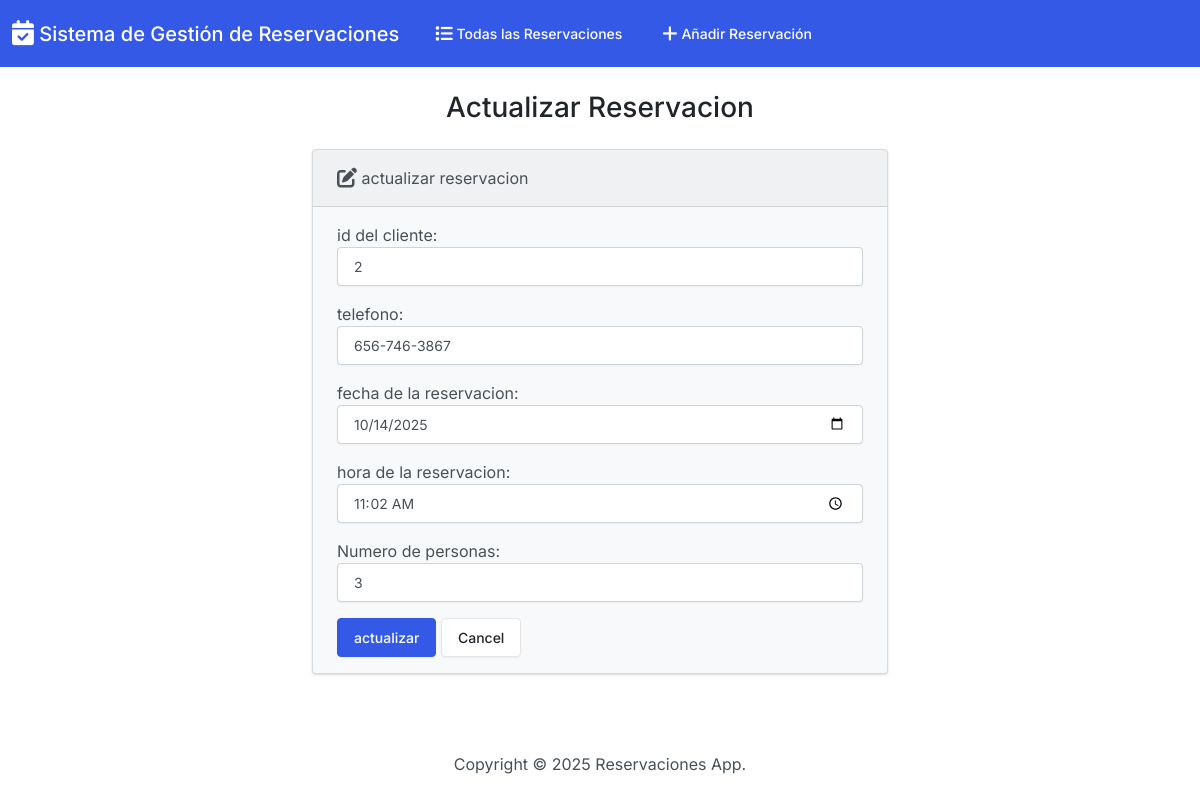
The page /edit/3/ on the database its author committed.
### reservaciones/models.py (models this page shows, shortened)
class reservaciones(models.Model):
    id_cliente = models.IntegerField()
    telefono = models.CharField(max_length=15)
    fecha_reserva = models.DateField()
    hora_reserva = models.TimeField()
    num_personas = models.IntegerField()

### reservaciones/views.py (the view)
# urls.py: path('edit/<int:id>/', views.edit, name='edit'),
def edit(request, id):
  if request.method == 'POST':
    reservacion = reservaciones.objects.get(pk=id)
    form = reservacionesform(request.POST, instance=reservacion)
    if form.is_valid():
      form.save()
      return render(request, 'reservaciones/edit.html', {
        'form': form,
        'success': True
      })
  else:
    reservacion = reservaciones.objects.get(pk=id)
    form = reservacionesform(instance=reservacion)
  return render(request, 'reservaciones/edit.html', {
    'form': form
  })

### reservaciones/forms.py
class reservacionesform(forms.ModelForm):
  class Meta:
    model = reservaciones
    fields = ['id_cliente', 'telefono', 'fecha_reserva', 'hora_reserva', 'num_personas']
    labels = {
      'id_cliente': 'id del cliente',
      'telefono': 'telefono',
      'fecha_reserva': 'fecha de la reservacion',
      'hora_reserva': 'hora de la reservacion',
      'num_personas': 'Numero de personas',
    }
    widgets = {
      'id_cliente': forms.NumberInput(attrs={'class': 'form-control'}),
      'telefono': forms.TextInput(attrs={'class': 'form-control'}),
      'fecha_reserva': forms.DateInput(attrs={'class': 'form-control', 'type': 'date'}),
      'hora_reserva': forms.TimeInput(attrs={'class': 'form-control', 'type': 'time'}),
      'num_personas': forms.NumberInput(attrs={'class': 'form-control'}),
    }

### reservaciones/templates/reservaciones/edit.html (shortened to what this page needs)
{% extends 'reservaciones/base.html' %}
{% block body %}
  <h3 class="text-center m-4">Actualizar Reservacion</h3>
  {% if success %}
    <div class="alert alert-success" role="alert">
      La reservacion ha sido actualizada exitosamente.
      <a href="{% url 'index' %}" class="alert-link">Ir a la pagina principal.</a>
    </div>
  {% else %}
    <div class="row justify-content-center">
      <div class="col-6">
        <div class="card bg-light mb-3">
          <div class="card-header">
            <i class="fa-solid fa-pen-to-square fa-lg"></i> actualizar reservacion
          </div>
          <div class="card-body">
            <form action="" method="POST">
              {{ form.as_p }}
              <button type="submit" class="btn btn-primary">actualizar</button>
              <a href="{% url 'index' %}" class="btn btn-secondary">Cancel</a>
            </form>
          </div>
        </div>
      </div>
    </div>
  {% endif %}
{% endblock %}

### rows shown on the page
reservaciones: id_cliente "2", telefono "656-746-3867", fecha_reserva "10/14/2025", hora_reserva "11:02:00", num_personas "3"
